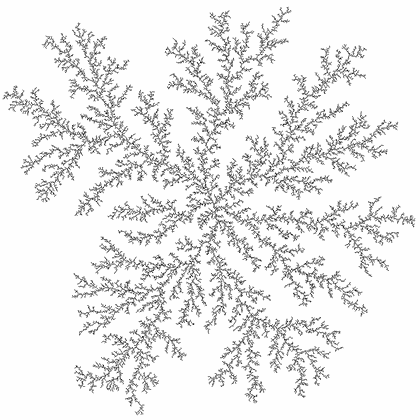
%> input picture 混沌分析(重要)/ChaosToolbox_lzb3.0_20180612/GeneralizedDimension_2D/dla.gif, 420 x 420 px, shrunk from 800 x 800 before the run
$ octave Main_GeneralizedDimension_2D.m   (GNU Octave 9; MATLAB toolbox functions it lacks are replaced by stand-ins)
%> lines starting %> are read from the running program, lines starting %| are printed output that depends on the picture
### 混沌分析/混沌分析(重要)/ChaosToolbox_lzb3.0/GeneralizedDimension_2D/GeneralizedDimension_2D.m
function [log2_C,log2_r] = GeneralizedDimension_2D(c,q)
% 计算二进制图像的广义维数
%
% 输入参数
% c - 图像矩阵，补0到2^p*2^p
% q - 广义分形维参数q
%
% 输出参数
% log2_C - 盒子数的对数，长度为p+1
% log2_r - 盒子边长的对数，这里r = 2.^[-p:0]，max(size(c))<=2^p，长度为p+1

%--------------------------------------------------

[rows,cols] = size(c);

if (rows>2^12 | cols>2^12)
    error('The size of figure must be less than 4096*4096');
end

if (ndims(c)~=2)
    error('The dimension of input data must be equal to 2!');
end

if nargin < 2
    q = 0;
end

%--------------------------------------------------------------------------
% 边长补0到2的p次方

p = ceil(log2(max(rows,cols)));
lens = 2^p;
tmp1 = zeros(lens);
tmp1(1:rows,1:cols) = c;
c = tmp1;                           % 边长补0到2的p次方

%--------------------------------------------------------------------------
% 计算盒子总数

c1 = c(:);
c1 = c1(find(c1>0));                % 找非0元素
L = sum(c1);                        % 计算盒子总数

%--------------------------------------------------------------------------
% 计算log2_C

log2_C = zeros(1,p+1);
for i = 1:p+1
    tmp4 = 0;
    if (q~=1)
        for k = 1:length(c1)
            pk = c1(k)/L;
            tmp4 = tmp4 + pk^q;                 % 计算q~=1时的广义维
        end
        tmp4 = log2(tmp4);
    else
        for k = 1:length(c1)
            pk = c1(k)/L;
            tmp4 = tmp4 + log2(pk)*pk;          % 计算q=1时的信息维
        end
    end
    log2_C(i) = tmp4;

    if (i~=p+1)
        tmp2 = zeros(lens/2,lens);
        for j = 1:lens/2
            tmp2(j,:) = c(2*j-1,:)+c(2*j,:);        % 相邻行合并
        end
        c = zeros(lens/2,lens/2);                   % 新矩阵为原来的1/4
        for j = 1:lens/2
            c(:,j) = tmp2(:,2*j-1)+tmp2(:,2*j);     % 相邻列合并
        end

        lens = size(c,1);
        c1 = c(:);
        c1 = c1(find(c1>0));                    % 找非0元素
    end
end

if (q~=1)
    log2_C = log2_C/(q-1);
end

%--------------------------------------------------------------------------
% 定义log2_r
log2_r = -p:0;

### 混沌分析(重要)/ChaosToolbox_lzb3.0_20180612/GeneralizedDimension_2D/Main_GeneralizedDimension_2D.m

% 计算二进制图像的广义维数 - 主函数1
% 使用平台 - Matlab7.1
% 作者：陆振波，海军工程大学
% 欢迎同行来信交流与合作，更多文章与程序下载请访问我的个人主页
% 电子邮件：luzhenbo@yahoo.com.cn
% 个人主页：http://blog.sina.com.cn/luzhenbo2

clc
clear
close all

%-------------------------------------------------------------------------
% 读入二进制图像

c = imread('dla.gif');
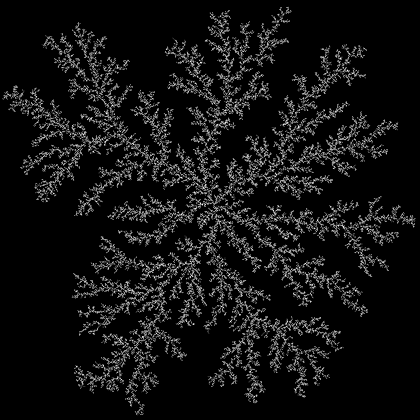
%> c: size 420x420 uint8; min 0, max 15, mean 1.06; drawn with min black and max white

figure
imagesc(~c)
colormap gray
axis square
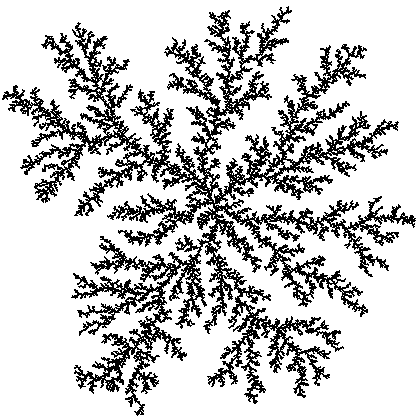
%> displayed picture: size 420x420x3, on the screen's scale of 0 to 255; 78.6% white; black in thin lines or dots

%-------------------------------------------------------------------------
% 计算盒维数

q = 0;
[log2C,log2r] = GeneralizedDimension_2D(c,q);
%> in GeneralizedDimension_2D, `tmp1(1:rows,1:cols) = c;`:
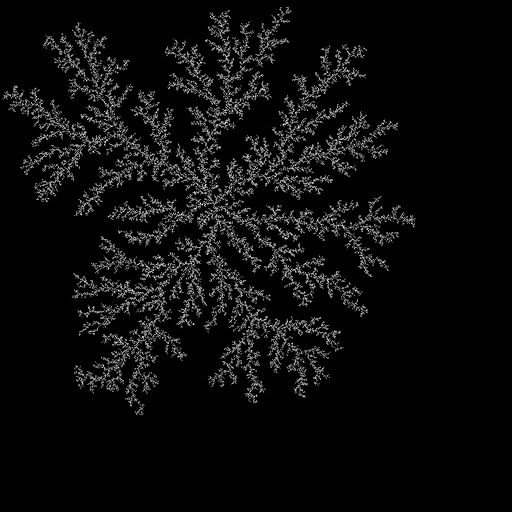
%> tmp1: size 512x512 double; min 0, max 15, mean 0.711; drawn with min black and max white
%> in GeneralizedDimension_2D, `c1 = c1(find(c1>0));`: c1 = 37761 values from 1 to 15
%> in GeneralizedDimension_2D, `L = sum(c1);`: L = 186299
%> the loop in GeneralizedDimension_2D, `for i = 1:p+1` made 10 passes
%> c1 on passes 8 to 9: [81886; 41948; 43033; 19432], 186299
%> after the loop in GeneralizedDimension_2D, `for i = 1:p+1`: log2_C = [15.2 13.78 12.22 10.58 8.86 7.07 5.39 3.91 2 0]; pk = 1; tmp2 = [123834 62465]
%> in GeneralizedDimension_2D, `log2_C = log2_C/(q-1);`: log2_C = [-15.2 -13.78 -12.22 -10.58 -8.86 -7.07 -5.39 -3.91 -2 0]
%> log2C has the same summary as log2_C in GeneralizedDimension_2D; log2r = [-9 -8 -7 -6 -5 -4 -3 -2 -1 0]

figure
plot(log2r,log2C,'bo'); xlabel('log2(r)'); ylabel('log2(C(r))'); hold on;

%-------------------------------------------------------------------------
% 确定线性区域

Linear = 1:length(log2C);
%> Linear = [1 2 3 4 5 6 7 8 9 10]
par = polyfit(log2r(Linear),log2C(Linear),1);
%> par = [1.69 -0.313]
Dq = par(1)              % 盒维数
%> Dq = 1.69

log2C_estimate = polyval(par,log2r(Linear),1);
%> log2C_estimate = [-15.49 -13.8 -12.12 -10.43 -8.74 -7.06 -5.37 -3.69 -2 -0.313]
plot(log2r(Linear),log2C_estimate,'r-'); hold off;
%> after `plot(log2r(Linear),log2C_estimate,'r-')`:
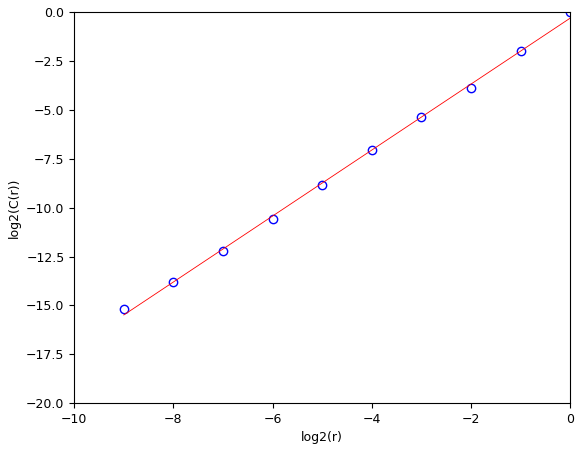
%> figure redrawn from the program's plot data; highest point at x = 0, y = 0; curve peaks at x = 0, y = -0.313
